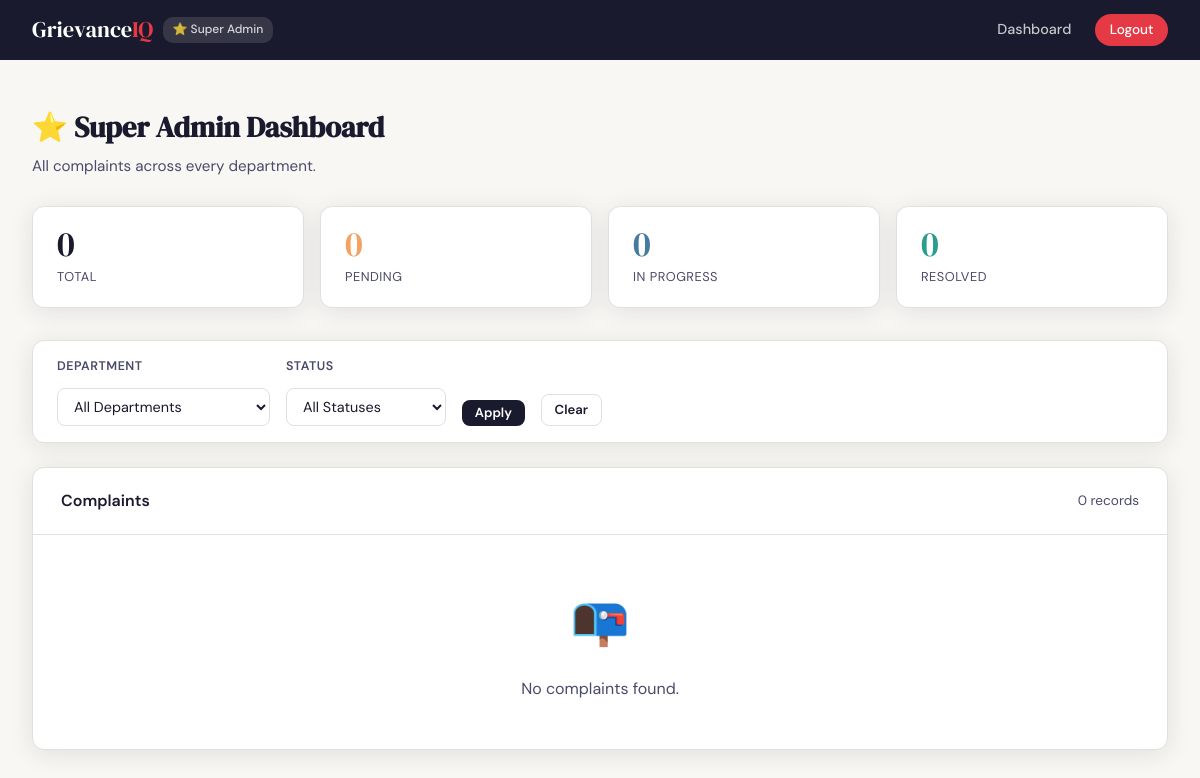
Page /admin (signed in) on the earlier database version.
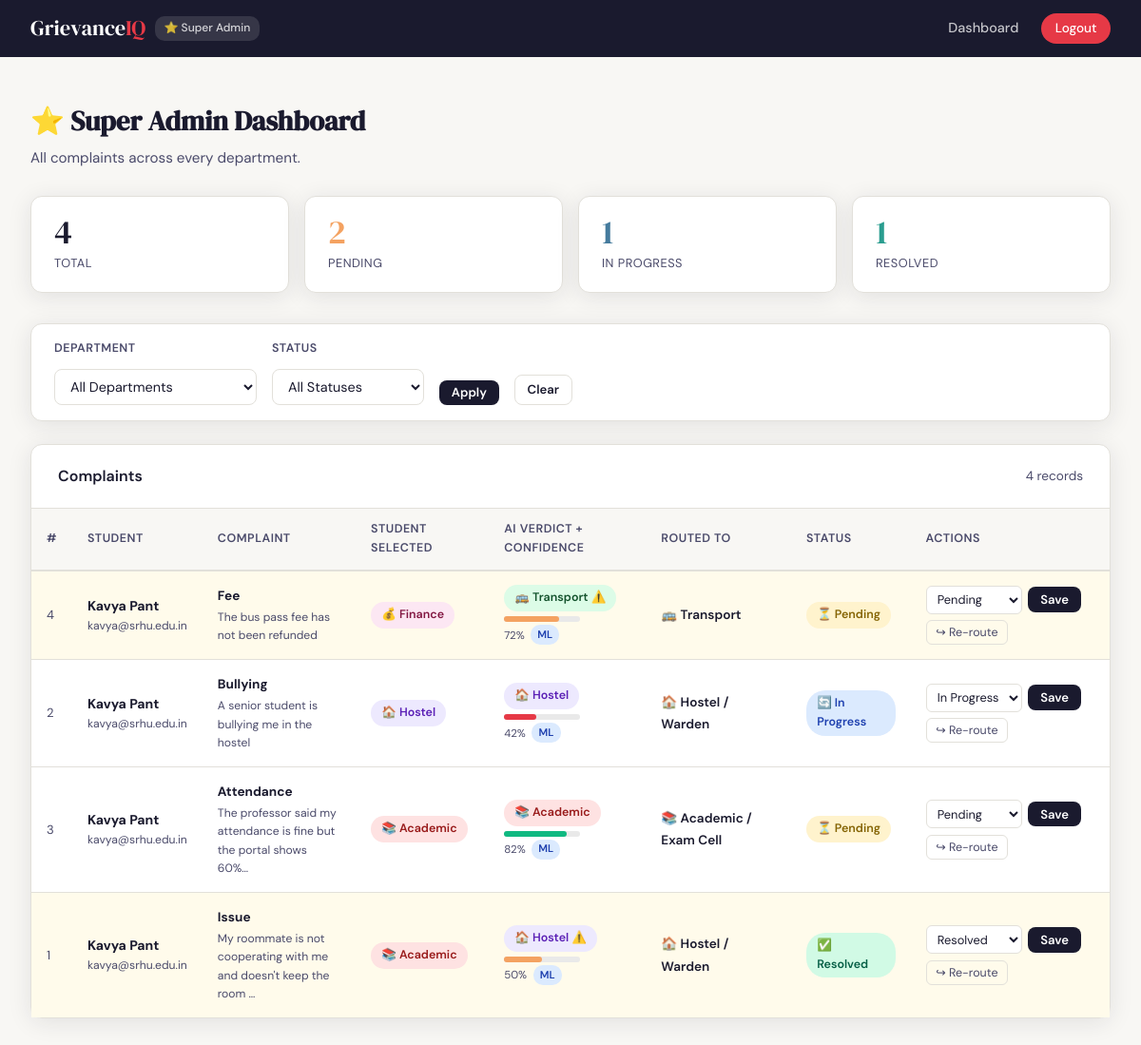
Same page on the later database version.
### tables this page shows
CREATE TABLE complaints (
            id             INTEGER PRIMARY KEY AUTOINCREMENT,
            title          TEXT    NOT NULL,
            description    TEXT    NOT NULL,
            category       TEXT    NOT NULL,
            ai_category    TEXT    NOT NULL,
            ai_confidence  REAL    DEFAULT 0.0,
            ai_source      TEXT    DEFAULT 'keyword_fallback',
            routed_to      TEXT    NOT NULL,
            status         TEXT    NOT NULL DEFAULT 'Pending',
            user_id        INTEGER NOT NULL,
            submitted_at   TEXT    NOT NULL,
            FOREIGN KEY(user_id) REFERENCES users(id)
        );

CREATE TABLE users (
            id         INTEGER PRIMARY KEY AUTOINCREMENT,
            name       TEXT    NOT NULL,
            email      TEXT    UNIQUE NOT NULL,
            password   TEXT    NOT NULL,
            role       TEXT    NOT NULL DEFAULT 'student',
            department TEXT    DEFAULT NULL
        );

### app.py (the view)
@app.route('/admin')
def admin_dashboard():
    if 'user_id' not in session or session['user_role'] not in ('admin', 'superadmin'):
        return redirect(url_for('login'))
    is_super  = (session['user_role'] == 'superadmin')
    user_dept = session.get('user_department')
    filter_dept   = request.args.get('category', '')
    filter_status = request.args.get('status', '')
    query  = '''SELECT c.*, u.name as student_name, u.email as student_email
                FROM complaints c JOIN users u ON c.user_id=u.id WHERE 1=1'''
    params = []
    if not is_super:
        query += ' AND c.routed_to=?'
        params.append(user_dept)
    elif filter_dept:
        query += ' AND c.routed_to=?'
        params.append(filter_dept)
    if filter_status:
        query += ' AND c.status=?'
        params.append(filter_status)
    query += ' ORDER BY c.submitted_at DESC'
    conn = get_db()
    complaints = conn.execute(query, params).fetchall()
    conn.close()
    stats = {'Pending': 0, 'In Progress': 0, 'Resolved': 0, 'Total': len(complaints)}
    for c in complaints:
        if c['status'] in stats:
            stats[c['status']] += 1
    return render_template('admin_dashboard.html',
                           complaints=complaints,
                           stats=stats,
                           departments=DEPARTMENTS,
                           is_super=is_super,
                           user_dept=user_dept,
                           selected_category=filter_dept,
                           selected_status=filter_status)

### app.py (called while the page is built)
def get_db():
    conn = sqlite3.connect('grievance.db')
    conn.row_factory = sqlite3.Row
    return conn

### templates/admin_dashboard.html (shortened to what this page needs)
{% extends "base.html" %}
{% block content %}
<div class="page">
    {% if not is_super %}
    <div class="dept-head-banner">
        <span class="big-icon">{{ departments[user_dept].icon }}</span>
        <div>
            <h2>{{ departments[user_dept].label }} Dashboard</h2>
            <p>Showing only complaints routed to your department.</p>
        </div>
    </div>
    {% else %}
    <div style="margin-bottom:.25rem;">
        <h1 class="page-title">⭐ Super Admin Dashboard</h1>
        <p class="page-subtitle">All complaints across every department.</p>
    </div>
    {% endif %}
    <div class="stats-grid">
        <div class="stat-card stat-total"><div class="number">{{ stats.Total }}</div><div class="label">Total</div></div>
        <div class="stat-card stat-pending"><div class="number">{{ stats.Pending }}</div><div class="label">Pending</div></div>
        <div class="stat-card stat-progress"><div class="number">{{ stats['In Progress'] }}</div><div class="label">In Progress</div></div>
        <div class="stat-card stat-resolved"><div class="number">{{ stats.Resolved }}</div><div class="label">Resolved</div></div>
    </div>
    <form method="GET" action="{{ url_for('admin_dashboard') }}">
        <div class="filter-bar">
            {% if is_super %}
            <div class="filter-group">
                <label>Department</label>
                <select name="category">
                    <option value="">All Departments</option>
                </select>
            </div>
            {% endif %}
            <div class="filter-group">
                <label>Status</label>
                <select name="status">
                    <option value="">All Statuses</option>
                </select>
            </div>
            <button type="submit" class="btn btn-primary btn-sm">Apply</button>
            <a href="{{ url_for('admin_dashboard') }}" class="btn btn-outline btn-sm">Clear</a>
        </div>
    </form>
    <div class="card">
        <div class="card-header">
            <span style="font-weight:600;">Complaints</span>
            <span style="color:var(--ink-soft); font-size:.85rem;">{{ complaints|length }} records</span>
        </div>
        {% if complaints %}
        <div class="table-wrap">
            <table>
                <thead>
                    <tr>
                        <th>#</th>
                        <th>Student</th>
                        <th>Complaint</th>
                        <th>Student selected</th>
                        <th>AI verdict + confidence</th>
                        <th>Routed to</th>
                        <th>Status</th>
                        <th>Actions</th>
                    </tr>
                </thead>
                <tbody>
                {% for c in complaints %}
                {% set conf = c.ai_confidence * 100 %}
                {% set is_mismatch = (c.category != c.ai_category and c.category != 'Other') %}
                <tr {% if is_mismatch %}class="mismatch-row"{% endif %}>
                    <td style="color:var(--ink-soft);font-size:.82rem;">{{ c.id }}</td>
                    <td>
                        <strong style="font-size:.88rem;">{{ c.student_name }}</strong>
                        <div style="font-size:.76rem;color:var(--ink-soft);">{{ c.student_email }}</div>
                    </td>
                    <td style="max-width:200px;">
                        <strong style="font-size:.85rem;">{{ c.title }}</strong>
                        <div style="font-size:.76rem;color:var(--ink-soft);margin-top:.1rem;">
                            {{ c.description[:65] }}{% if c.description|length>65 %}…{% endif %}
                        </div>
                    </td>
                    <td>
                        <span class="badge badge-{{ c.category|lower }}">
                            {% if c.category in departments %}{{ departments[c.category].icon }}{% endif %}
                            {{ c.category }}
                        </span>
                    </td>
                    <td>
                        <span class="badge badge-{{ c.ai_category|lower }}">
                            {% if c.ai_category in departments %}{{ departments[c.ai_category].icon }}{% endif %}
                            {{ c.ai_category }}
                            {% if is_mismatch %} ⚠️{% endif %}
                        </span>
                        <div class="conf-bar-wrap" style="margin-top:.3rem;">
                            <div class="conf-bar {% if conf >= 75 %}conf-high{% elif conf >= 50 %}conf-medium{% else %}conf-low{% endif %}"
                                 style="width:{{ [conf,100]|min }}%"></div>
                        </div>
                        <div style="display:flex;align-items:center;gap:.4rem;margin-top:.2rem;">
                            <span class="conf-label">{{ "%.0f"|format(conf) }}%</span>
                            <span class="source-tag {% if c.ai_source=='ml_model' %}source-ml{% else %}source-kw{% endif %}">
                                {{ 'ML' if c.ai_source=='ml_model' else 'KW' }}
                            </span>
                        </div>
                    </td>
                    <td>
                        <span style="font-weight:600;font-size:.85rem;">
                            {% if c.routed_to in departments %}{{ departments[c.routed_to].icon }}{% endif %}
                            {{ departments[c.routed_to].label if c.routed_to in departments else c.routed_to }}
                        </span>
                    </td>
                    <td>
                        {% if c.status=='Pending' %}<span class="badge badge-pending">⏳ Pending</span>
                        {% elif c.status=='In Progress' %}<span class="badge badge-progress">🔄 In Progress</span>
                        {% else %}<span class="badge badge-resolved">✅ Resolved</span>{% endif %}
                    </td>
                    <td>
                        <form method="POST" action="{{ url_for('update_status',cid=c.id) }}" class="status-form">
                            <select name="status">
                                <option {% if c.status=='Pending' %}selected{% endif %}>Pending</option>
                                <option {% if c.status=='In Progress' %}selected{% endif %}>In Progress</option>
                                <option {% if c.status=='Resolved' %}selected{% endif %}>Resolved</option>
                            </select>
                            <button type="submit" class="btn btn-primary btn-sm">Save</button>
                        </form>
                        <button class="reroute-btn" style="margin-top:.4rem;"
                                onclick="openReroute({{ c.id }}, '{{ c.routed_to }}')">
                            ↪ Re-route
                        </button>
                    </td>
                </tr>
                {% endfor %}
                </tbody>
            </table>
        </div>
        {% else %}
        <div class="empty-state">
            <div class="icon">📭</div>
            <p>No complaints found.</p>
        </div>
        {% endif %}
    </div>
</div>
{% endblock %}

### templates/base.html (shortened to what this page needs)
<!DOCTYPE html>
<html lang="en">
<head>
</head>
<body>
<nav>
    <div style="display:flex; align-items:center;">
        <a class="nav-brand" href="#">Grievance<span>IQ</span></a>
        {% if session.user_department %}
            <span class="nav-dept-tag">
                {{ departments[session.user_department].icon }}
                {{ departments[session.user_department].label }}
            </span>
        {% elif session.user_role == 'superadmin' %}
            <span class="nav-dept-tag">⭐ Super Admin</span>
        {% endif %}
    </div>
    <div class="nav-links">
        {% if session.user_role == 'student' %}
            <a href="{{ url_for('student_dashboard') }}">My Complaints</a>
            <a href="{{ url_for('submit_complaint') }}">+ Submit</a>
            <a href="{{ url_for('logout') }}" class="nav-pill">Logout</a>
        {% elif session.user_role in ('admin', 'superadmin') %}
            <a href="{{ url_for('admin_dashboard') }}">Dashboard</a>
            <a href="{{ url_for('logout') }}" class="nav-pill">Logout</a>
        {% else %}
            <a href="{{ url_for('login') }}">Login</a>
            <a href="{{ url_for('signup') }}" class="nav-pill">Sign Up</a>
        {% endif %}
    </div>
</nav>
<div class="flash-container">
</div>
{% block content %}{% endblock %}
</body>
</html>

### templates/base.html (style rules this page uses)
*, *::before, *::after { box-sizing: border-box; margin: 0; padding: 0; }
:root { --ink: #1a1a2e; --ink-soft: #4a4a6a; --surface: #f8f7f4; --white: #ffffff; --accent: #e63946; --accent2: #457b9d; --accent3: #2a9d8f; --warn: #f4a261; --border: #e2e0da; --shadow: 0 4px 24px rgba(26,26,46,.10); --radius: 12px; }
body { font-family: 'DM Sans', sans-serif; background: var(--surface); color: var(--ink); min-height: 100vh; line-height: 1.6; }
nav { background: var(--ink); padding: 0 2rem; display: flex; align-items: center; justify-content: space-between; height: 60px; position: sticky; top: 0; z-index: 100; }
.nav-brand { font-family: 'DM Serif Display', serif; font-size: 1.4rem; color: var(--white); text-decoration: none; }
.nav-brand span { color: var(--accent); }
.nav-dept-tag { background: rgba(255,255,255,.12); color: rgba(255,255,255,.8); font-size: .75rem; padding: .2rem .6rem; border-radius: 10px; margin-left: .6rem; font-weight: 500; }
.nav-links { display: flex; gap: 1.5rem; align-items: center; }
.nav-links a { color: rgba(255,255,255,.75); text-decoration: none; font-size: .9rem; font-weight: 500; transition: color .2s; }
.nav-pill { background: var(--accent); color: var(--white) !important; padding: .3rem .9rem; border-radius: 20px; font-size: .85rem !important; }
.flash-container { padding: .75rem 2rem 0; }
.page { padding: 2rem; max-width: 1200px; margin: 0 auto; }
.card { background: var(--white); border-radius: var(--radius); box-shadow: var(--shadow); border: 1px solid var(--border); }
.card-header { padding: 1.25rem 1.75rem; border-bottom: 1px solid var(--border); display: flex; align-items: center; justify-content: space-between; }
.stats-grid { display: grid; grid-template-columns: repeat(auto-fit, minmax(150px, 1fr)); gap: 1rem; margin-bottom: 2rem; }
.stat-card { background: var(--white); border-radius: var(--radius); padding: 1.25rem 1.5rem; border: 1px solid var(--border); box-shadow: var(--shadow); }
.stat-card .number { font-family: 'DM Serif Display', serif; font-size: 2.2rem; line-height: 1; }
.stat-card .label { font-size: .8rem; color: var(--ink-soft); margin-top: .25rem; text-transform: uppercase; letter-spacing: .5px; }
.stat-pending .number { color: var(--warn); }
.stat-progress .number { color: var(--accent2); }
.stat-resolved .number { color: var(--accent3); }
.stat-total .number { color: var(--ink); }
.table-wrap { overflow-x: auto; }
table { width: 100%; border-collapse: collapse; font-size: .9rem; }
th { background: var(--surface); padding: .75rem 1rem; text-align: left; font-weight: 600; font-size: .78rem; text-transform: uppercase; letter-spacing: .5px; color: var(--ink-soft); border-bottom: 2px solid var(--border); }
td { padding: .9rem 1rem; border-bottom: 1px solid var(--border); vertical-align: middle; }
tr:last-child td { border-bottom: none; }
.badge { display: inline-block; padding: .25rem .7rem; border-radius: 20px; font-size: .78rem; font-weight: 600; }
.badge-pending { background: #fff3cd; color: #856404; }
.badge-progress { background: #dbeafe; color: #1e40af; }
.badge-resolved { background: #d1fae5; color: #065f46; }
.badge-hostel { background: #ede9fe; color: #5b21b6; }
.badge-academic { background: #fee2e2; color: #991b1b; }
.badge-transport { background: #dcfce7; color: #14532d; }
.badge-finance { background: #fce7f3; color: #831843; }
.btn { display: inline-block; padding: .55rem 1.25rem; border-radius: 8px; border: none; cursor: pointer; font-family: 'DM Sans', sans-serif; font-size: .9rem; font-weight: 600; text-decoration: none; transition: opacity .15s, transform .1s; }
.btn-primary { background: var(--ink); color: var(--white); }
.btn-outline { background: transparent; color: var(--ink); border: 1.5px solid var(--border); }
.btn-sm { padding: .3rem .8rem; font-size: .82rem; }
label { display: block; font-size: .88rem; font-weight: 600; margin-bottom: .4rem; }
input[type="text"], input[type="email"], input[type="password"], textarea, select { width: 100%; padding: .7rem 1rem; border: 1.5px solid var(--border); border-radius: 8px; font-family: 'DM Sans', sans-serif; font-size: .95rem; background: var(--white); color: var(--ink); transition: border-color .2s, box-shadow .2s; outline: none; }
.page-title { font-family: 'DM Serif Display', serif; font-size: 1.8rem; color: var(--ink); margin-bottom: .25rem; }
.page-subtitle { color: var(--ink-soft); font-size: .95rem; margin-bottom: 1.75rem; }

Differences in the rows shown:
added complaints: id "4", student_name "Kavya Pant", student_email "kavya@srhu.edu.in", title "Fee", description "The bus pass fee has not been refunded", category "💰", category "Finance", ai_category "🚌", ai_category "Transport", {{ [conf,100]|min }} 72.42446976662596 (drawn), conf "72", ai_source "ML", routed_to "🚌", routed_to "Transport", shows "⏳ Pending", status "Pending"
added complaints: id "2", student_name "Kavya Pant", student_email "kavya@srhu.edu.in", title "Bullying", description "A senior student is bullying me in the hostel", category "🏠", category "Hostel", ai_category "🏠", ai_category "Hostel", {{ [conf,100]|min }} 41.7336909843781 (drawn), conf "42", ai_source "ML", routed_to "🏠", routed_to "Hostel / Warden", shows "🔄 In Progress", status "In Progress"
added complaints: id "3", student_name "Kavya Pant", student_email "kavya@srhu.edu.in", title "Attendance", description "The professor said my attendance is fine but the portal shows 60%", category "📚", category "Academic", ai_category "📚", ai_category "Academic", {{ [conf,100]|min }} 82.22875311537173 (drawn), conf "82", ai_source "ML", routed_to "📚", routed_to "Academic / Exam Cell", shows "⏳ Pending", status "Pending"
added complaints: id "1", student_name "Kavya Pant", student_email "kavya@srhu.edu.in", title "Issue", description "My roommate is not cooperating with me and doesn't keep the room", category "📚", category "Academic", ai_category "🏠", ai_category "Hostel", {{ [conf,100]|min }} 50.196830354123975 (drawn), conf "50", ai_source "ML", routed_to "🏠", routed_to "Hostel / Warden", shows "✅ Resolved", status "Resolved"
Other differences:
{{ stats.Total }}: "0" → "4"
{{ stats.Pending }}: "0" → "2"
{{ stats['In Progress'] }}: "0" → "1"
{{ stats.Resolved }}: "0" → "1"
{{ complaints|length }}: "0" → "4"
text no longer shown: "📭 No complaints found."
text now shown: "# STUDENT COMPLAINT STUDENT SELECTED AI VERDICT + CONFIDENCE ROUTED TO STATUS ACTIONS"
